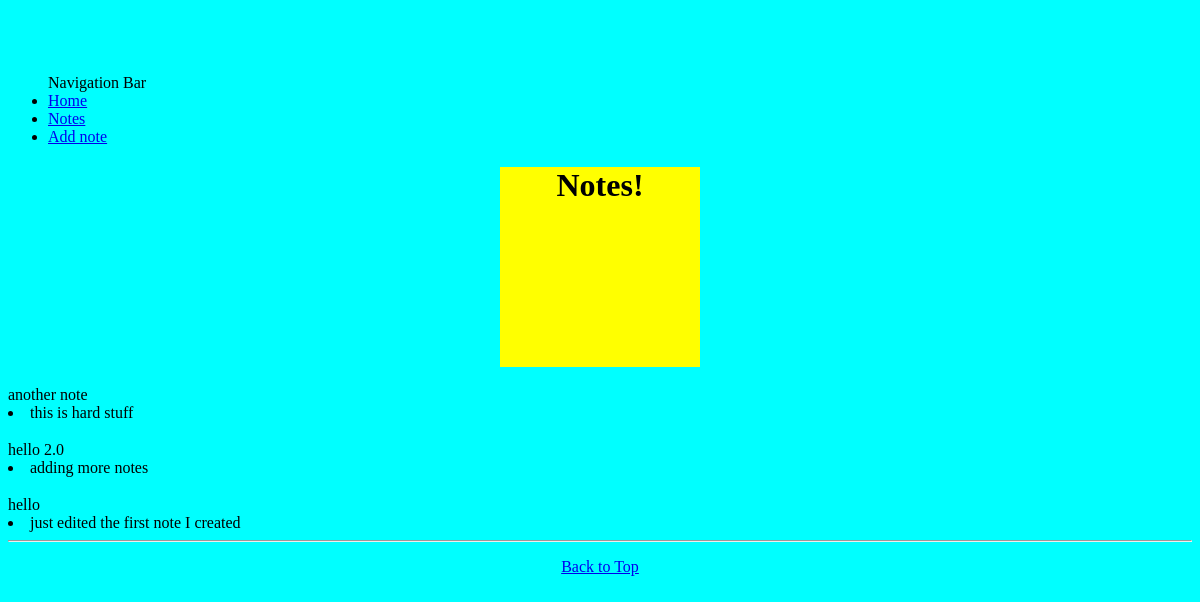
/notes/, run on an earlier commit of the app's database.
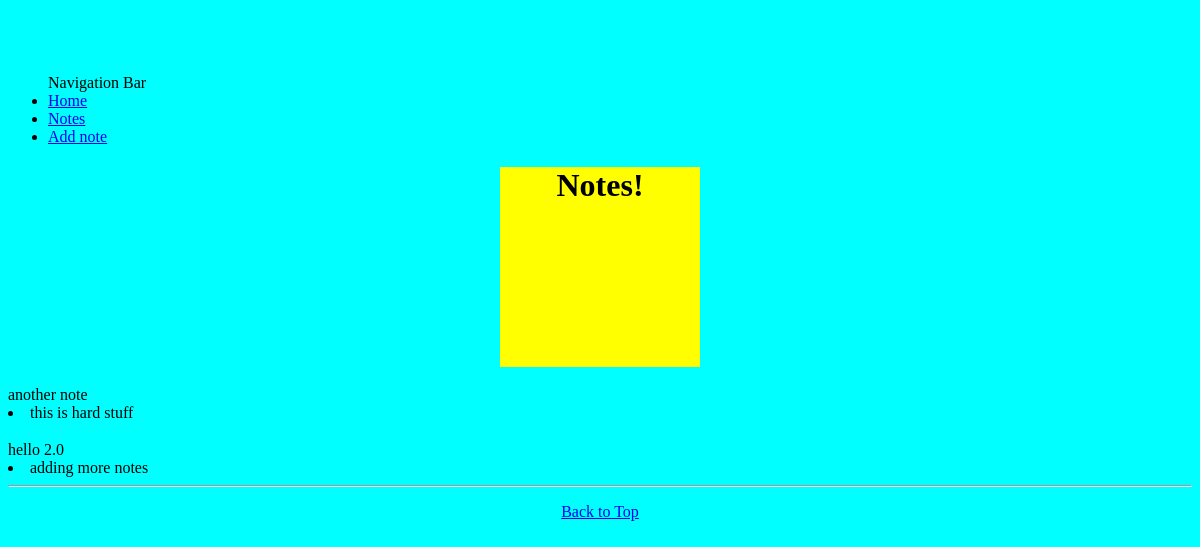
And on a later commit of the database.
### notes/models.py (models this page shows, shortened)
class Note(models.Model):
    title = models.CharField(max_length=150)
    body = models.TextField()
    pubTime = models.DateTimeField(auto_now_add = True)

### notes/views.py (the view)
def index_view(request):
    notes = Note.objects.all().order_by('-pubTime')
    return render(request, 'notes/index.html',{'notes':notes})

### notes/templates/notes/index.html (shortened to what this page needs)
{% extends 'base.html' %}
{% load static %}
{% block body %}
<div id='container'>
	<div id='animation'>
		<h1 align='center'>Notes!</h1>
	</div>
</div>
<div class = 'notes'>
	{% if notes %}
		{% for note in notes %}
		<a>{{note.title}}</a>
		<br>
		<li>{{note.body}}</li>
		{% endfor %}
	{% else %}
		<div class='alert alert-warning' align='center'>
			<h3>No Notes Yet!</h3>
		</div>
	{% endif %}
</div>
{% endblock body %}

What changed in the data, as far as the page shows it:
removed Note: title "hello", body "just edited the first note I created"
